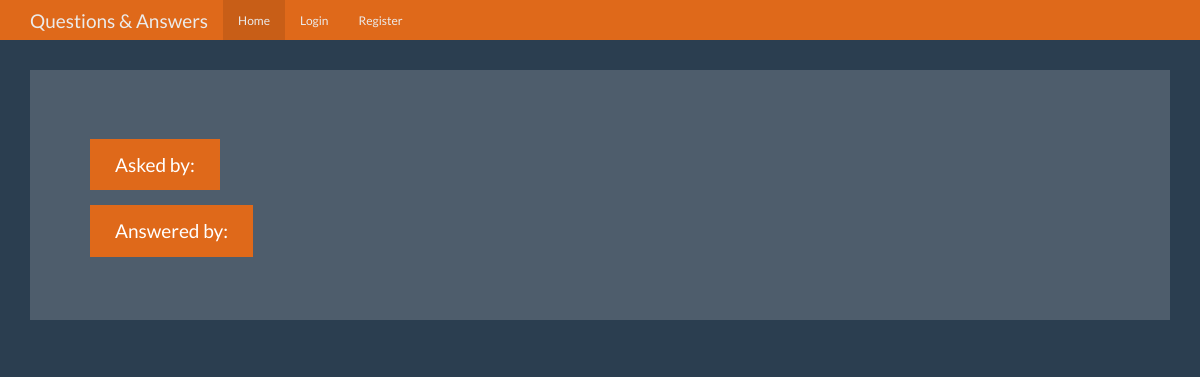
Before: /question/1 with the older database file.
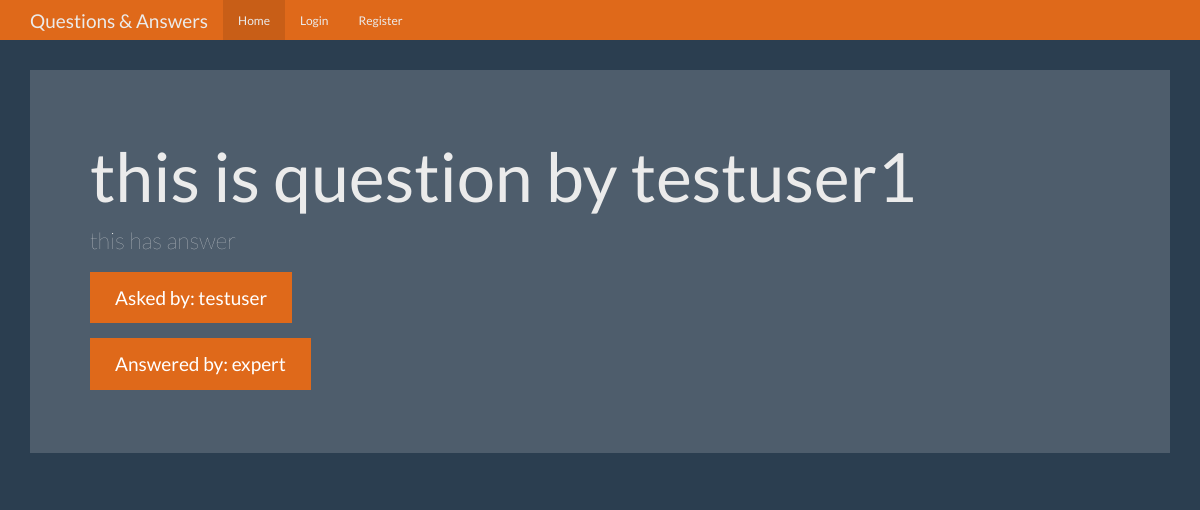
After: the same page with the newer database file.
### tables this page shows
CREATE TABLE questions (
    id integer primary key autoincrement,
    question_text text not null,
    answer_text text,
    asked_by_id integer not null,
    expert_id integer not null
);

CREATE TABLE users (
    id integer primary key autoincrement,
    name text not null,
    password text not null,
    expert boolean not null,
    admin boolean not null 
);

### app.py (the view)
@app.route('/question/<question_id>')
def question(question_id):
    user = get_current_user()
    db = get_db()
    cur = db.execute(
        'select questions.question_text,questions.answer_text, askers.name as asker_name, experts.name as expert_name from questions join users as askers on askers.id = questions.asked_by_id join users as experts on experts.id = questions.expert_id where questions.id=? ', [question_id])
    result = cur.fetchone()
    return render_template('question.html', user=user, data=result)

### app.py (called while the page is built)
def get_current_user():
    user_result = None
    if 'user' in session:
        db = connect_db()
        user = session['user']
        cur = db.execute(
            'select id,name,password,expert,admin from users where name = ?', [user])
        user_result = cur.fetchone()
    return user_result

### database.py (called while the page is built)
def connect_db():
    current_path = os.getcwd()
    db_name = "questions.db"
    sql = sqlite3.connect(f"{current_path}/{db_name}")
    sql.row_factory = sqlite3.Row
    return sql

def get_db():
    if not hasattr(g, 'sqlite_db'):
        g.sqlite_db = connect_db()
    return g.sqlite_db

### templates/question.html (shortened to what this page needs)
{% from "nav_bar.html" import show_links %}
<!DOCTYPE html>
<html lang="en">
  <head>
    <link href="{{ url_for('static', filename='bootstrap.min.css') }}" rel="stylesheet">
    <link href="{{ url_for('static', filename='theme.css') }}" rel="stylesheet">
  </head>
  <body>
    <nav class="navbar navbar-inverse navbar-fixed-top">
      <div class="container">
        <div class="navbar-header">
          <a class="navbar-brand" href="#">Questions & Answers</a>
        </div>
        <div id="navbar" class="navbar-collapse collapse">
          {{ show_links(user) }}
        </div>
      </div>
    </nav>
    <div class="container theme-showcase" role="main">
      <div class="jumbotron">
        <h1>{{ data['question_text'] }}</h1>
        <p>{{ data['answer_text'] }}</p>
        <p><a class="btn btn-primary btn-lg">Asked by: {{ data['asker_name'] }}</a></p>
        <p><a class="btn btn-primary btn-lg">Answered by: {{ data['expert_name'] }}</a></p>
      </div>
    </div>
  </body>
</html>

Changed rows visible on the page:
added questions: question_text "this is question by testuser1", answer_text "this has answer"
added users: asker_name "testuser"
added users: expert_name "expert"
